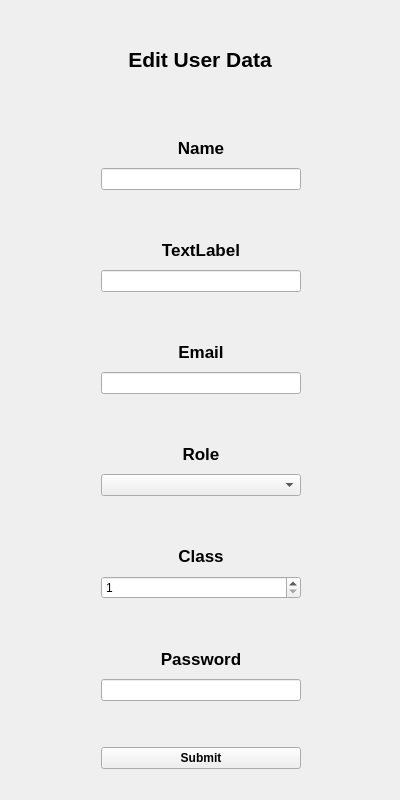
<?xml version="1.0" encoding="UTF-8"?>
<ui version="4.0">
 <class>EditUserData</class>
 <widget class="QWidget" name="EditUserData">
  <property name="geometry">
   <rect>
    <x>0</x>
    <y>0</y>
    <width>400</width>
    <height>800</height>
   </rect>
  </property>
  <property name="minimumSize">
   <size>
    <width>400</width>
    <height>800</height>
   </size>
  </property>
  <property name="maximumSize">
   <size>
    <width>400</width>
    <height>800</height>
   </size>
  </property>
  <property name="windowTitle">
   <string>Form</string>
  </property>
  <layout class="QVBoxLayout" name="verticalLayout_8">
   <item>
    <layout class="QVBoxLayout" name="verticalLayout">
     <item>
      <widget class="QLabel" name="label">
       <property name="font">
        <font>
         <pointsize>16</pointsize>
         <bold>true</bold>
        </font>
       </property>
       <property name="text">
        <string>Edit User Data</string>
       </property>
       <property name="alignment">
        <set>Qt::AlignCenter</set>
       </property>
      </widget>
     </item>
    </layout>
   </item>
   <item>
    <layout class="QVBoxLayout" name="verticalLayout_6">
     <property name="leftMargin">
      <number>90</number>
     </property>
     <property name="topMargin">
      <number>20</number>
     </property>
     <property name="bottomMargin">
      <number>20</number>
     </property>
     <item>
      <widget class="QLabel" name="label_2">
       <property name="maximumSize">
        <size>
         <width>200</width>
         <height>16777215</height>
        </size>
       </property>
       <property name="font">
        <font>
         <pointsize>13</pointsize>
         <bold>true</bold>
        </font>
       </property>
       <property name="text">
        <string>Name</string>
       </property>
       <property name="alignment">
        <set>Qt::AlignCenter</set>
       </property>
      </widget>
     </item>
     <item>
      <widget class="QLineEdit" name="lineEdit_Name">
       <property name="maximumSize">
        <size>
         <width>200</width>
         <height>16777215</height>
        </size>
       </property>
      </widget>
     </item>
    </layout>
   </item>
   <item>
    <layout class="QVBoxLayout" name="verticalLayout_2">
     <property name="leftMargin">
      <number>90</number>
     </property>
     <property name="topMargin">
      <number>20</number>
     </property>
     <property name="bottomMargin">
      <number>20</number>
     </property>
     <item>
      <widget class="QLabel" name="label_3">
       <property name="maximumSize">
        <size>
         <width>200</width>
         <height>16777215</height>
        </size>
       </property>
       <property name="font">
        <font>
         <pointsize>13</pointsize>
         <bold>true</bold>
        </font>
       </property>
       <property name="text">
        <string>TextLabel</string>
       </property>
       <property name="alignment">
        <set>Qt::AlignCenter</set>
       </property>
      </widget>
     </item>
     <item>
      <widget class="QLineEdit" name="lineEdit_Surname">
       <property name="maximumSize">
        <size>
         <width>200</width>
         <height>16777215</height>
        </size>
       </property>
      </widget>
     </item>
    </layout>
   </item>
   <item>
    <layout class="QVBoxLayout" name="verticalLayout_7">
     <property name="leftMargin">
      <number>90</number>
     </property>
     <property name="topMargin">
      <number>20</number>
     </property>
     <property name="bottomMargin">
      <number>20</number>
     </property>
     <item>
      <widget class="QLabel" name="label_4">
       <property name="maximumSize">
        <size>
         <width>200</width>
         <height>16777215</height>
        </size>
       </property>
       <property name="font">
        <font>
         <pointsize>13</pointsize>
         <bold>true</bold>
        </font>
       </property>
       <property name="text">
        <string>Email</string>
       </property>
       <property name="alignment">
        <set>Qt::AlignCenter</set>
       </property>
      </widget>
     </item>
     <item>
      <widget class="QLineEdit" name="lineEdit_Email">
       <property name="maximumSize">
        <size>
         <width>200</width>
         <height>16777215</height>
        </size>
       </property>
      </widget>
     </item>
    </layout>
   </item>
   <item>
    <layout class="QVBoxLayout" name="verticalLayout_3">
     <property name="leftMargin">
      <number>90</number>
     </property>
     <property name="topMargin">
      <number>20</number>
     </property>
     <property name="bottomMargin">
      <number>20</number>
     </property>
     <item>
      <widget class="QLabel" name="label_5">
       <property name="maximumSize">
        <size>
         <width>200</width>
         <height>16777215</height>
        </size>
       </property>
       <property name="font">
        <font>
         <pointsize>13</pointsize>
         <bold>true</bold>
        </font>
       </property>
       <property name="text">
        <string>Role</string>
       </property>
       <property name="alignment">
        <set>Qt::AlignCenter</set>
       </property>
      </widget>
     </item>
     <item>
      <widget class="QComboBox" name="comboBox_Role">
       <property name="maximumSize">
        <size>
         <width>200</width>
         <height>16777215</height>
        </size>
       </property>
       <property name="maxVisibleItems">
        <number>2</number>
       </property>
       <property name="maxCount">
        <number>2</number>
       </property>
      </widget>
     </item>
    </layout>
   </item>
   <item>
    <layout class="QVBoxLayout" name="verticalLayout_9">
     <property name="leftMargin">
      <number>90</number>
     </property>
     <property name="topMargin">
      <number>20</number>
     </property>
     <property name="rightMargin">
      <number>0</number>
     </property>
     <property name="bottomMargin">
      <number>20</number>
     </property>
     <item>
      <widget class="QLabel" name="label_7">
       <property name="maximumSize">
        <size>
         <width>200</width>
         <height>16777215</height>
        </size>
       </property>
       <property name="font">
        <font>
         <pointsize>13</pointsize>
         <bold>true</bold>
        </font>
       </property>
       <property name="text">
        <string>Class</string>
       </property>
       <property name="alignment">
        <set>Qt::AlignCenter</set>
       </property>
      </widget>
     </item>
     <item>
      <widget class="QSpinBox" name="spinBox_ClassNumber">
       <property name="maximumSize">
        <size>
         <width>200</width>
         <height>16777215</height>
        </size>
       </property>
       <property name="minimum">
        <number>1</number>
       </property>
       <property name="maximum">
        <number>6</number>
       </property>
      </widget>
     </item>
    </layout>
   </item>
   <item>
    <layout class="QVBoxLayout" name="verticalLayout_4">
     <property name="leftMargin">
      <number>90</number>
     </property>
     <property name="topMargin">
      <number>20</number>
     </property>
     <property name="bottomMargin">
      <number>20</number>
     </property>
     <item>
      <widget class="QLabel" name="label_6">
       <property name="maximumSize">
        <size>
         <width>200</width>
         <height>16777215</height>
        </size>
       </property>
       <property name="font">
        <font>
         <pointsize>13</pointsize>
         <bold>true</bold>
        </font>
       </property>
       <property name="text">
        <string>Password</string>
       </property>
       <property name="alignment">
        <set>Qt::AlignCenter</set>
       </property>
      </widget>
     </item>
     <item>
      <widget class="QLineEdit" name="lineEdit_Password">
       <property name="maximumSize">
        <size>
         <width>200</width>
         <height>16777215</height>
        </size>
       </property>
      </widget>
     </item>
    </layout>
   </item>
   <item>
    <layout class="QVBoxLayout" name="verticalLayout_5">
     <property name="leftMargin">
      <number>90</number>
     </property>
     <property name="topMargin">
      <number>20</number>
     </property>
     <property name="bottomMargin">
      <number>20</number>
     </property>
     <item>
      <widget class="QPushButton" name="pushButton">
       <property name="maximumSize">
        <size>
         <width>200</width>
         <height>16777215</height>
        </size>
       </property>
       <property name="font">
        <font>
         <bold>true</bold>
        </font>
       </property>
       <property name="text">
        <string>Submit</string>
       </property>
      </widget>
     </item>
    </layout>
   </item>
  </layout>
 </widget>
 <resources/>
 <connections/>
</ui>
